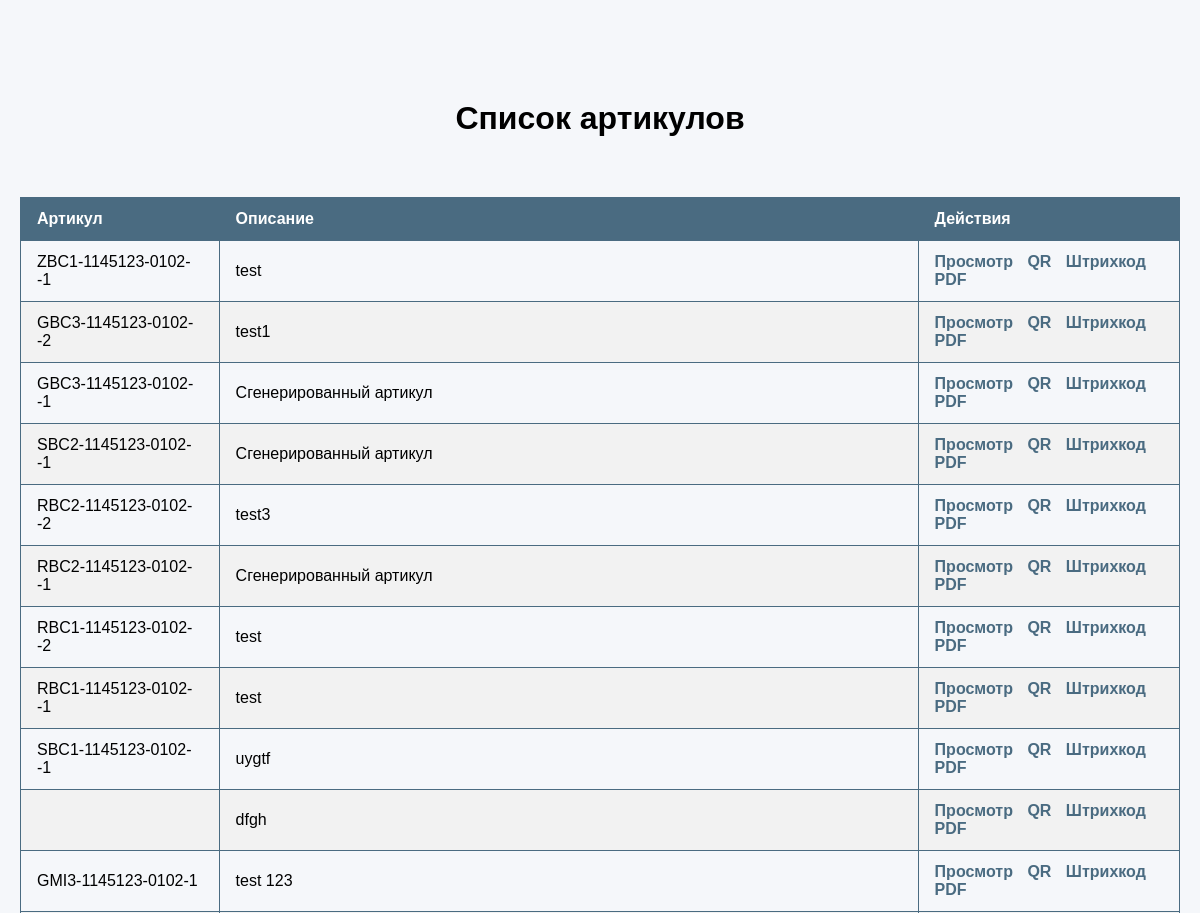
Page /articles (upper part) on the earlier database version.
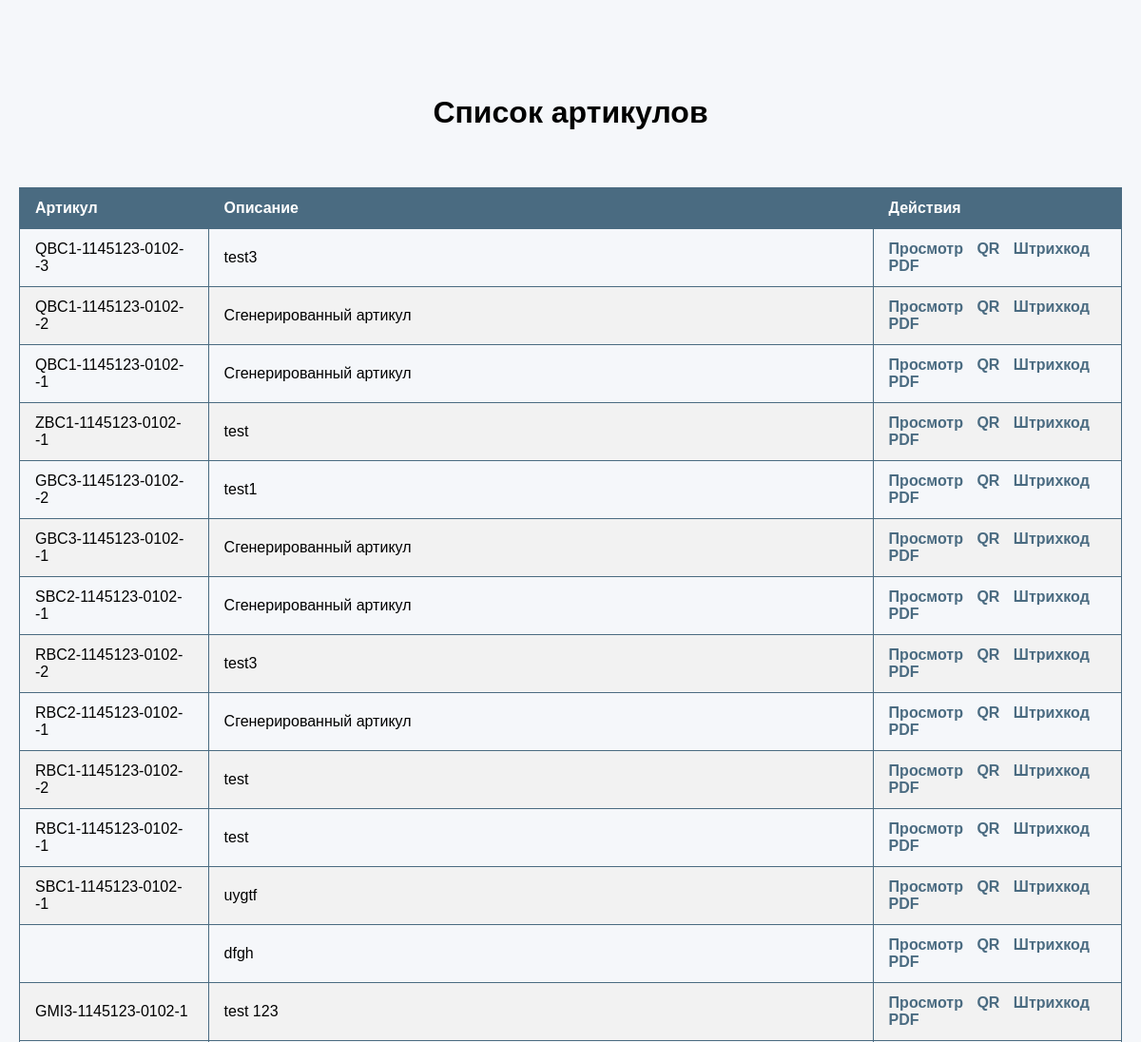
Same page on the later database version.
### app/models.py (models this page shows, shortened)
class Article(db.Model):
    id = db.Column(db.Integer, primary_key=True)
    code = db.Column(db.String(64), nullable=False, unique=True)  # Артикул
    description = db.Column(db.String(256))  # Краткое описание

### app/main/routes.py (the view)
@main.route('/articles')
def list_articles():
    from app.models import Article
    articles = Article.query.order_by(Article.id.desc()).all()
    return render_template('list_articles.html', articles=articles)

### app/templates/list_articles.html (shortened to what this page needs)
<!DOCTYPE html>
<html lang="ru">
<head>
  <link rel="stylesheet" href="{{ url_for('static', filename='styles.css') }}">
</head>
<body>
  <div class="container">
    <h1>Список артикулов</h1>
    <table class="article-table">
      <thead>
        <tr>
          <th>Артикул</th>
          <th>Описание</th>
          <th>Действия</th>
        </tr>
      </thead>
      <tbody>
        {% for article in articles %}
        <tr>
          <td>{{ article.code }}</td>
          <td>{{ article.description }}</td>
          <td class="action-buttons">
            <a href="#">Просмотр</a>
            <a href="#">QR</a>
            <a href="#">Штрихкод</a>
            <a href="#">PDF</a>
          </td>
        </tr>
        {% endfor %}
      </tbody>
    </table>
  </div>
</body>
</html>

Differences in the rows shown:
added Article: code "QBC1-1145123-0102--3", description "test3"
added Article: code "QBC1-1145123-0102--2", description "Сгенерированный артикул"
added Article: code "QBC1-1145123-0102--1", description "Сгенерированный артикул"
